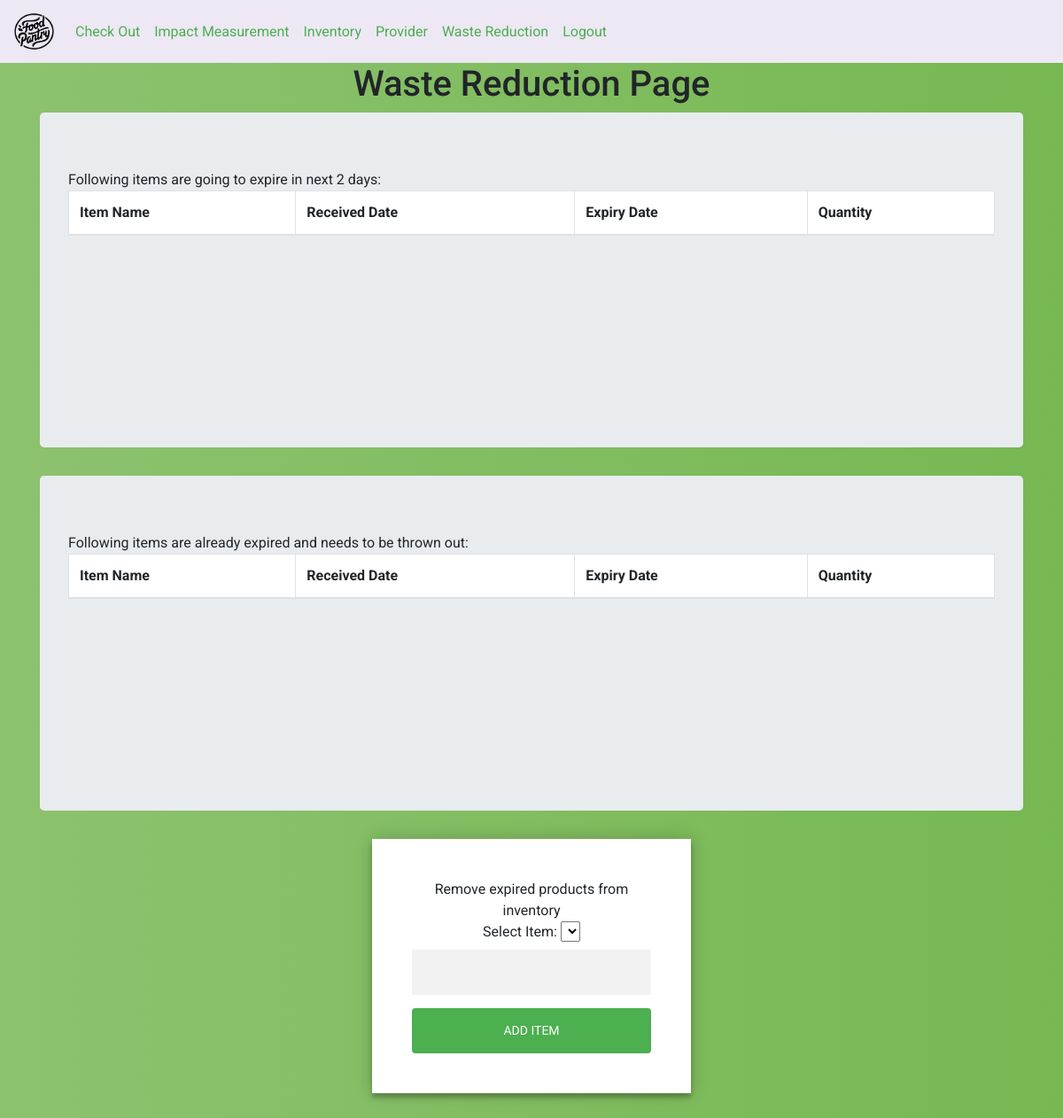
The app's page /waste/ (signed in), older data.
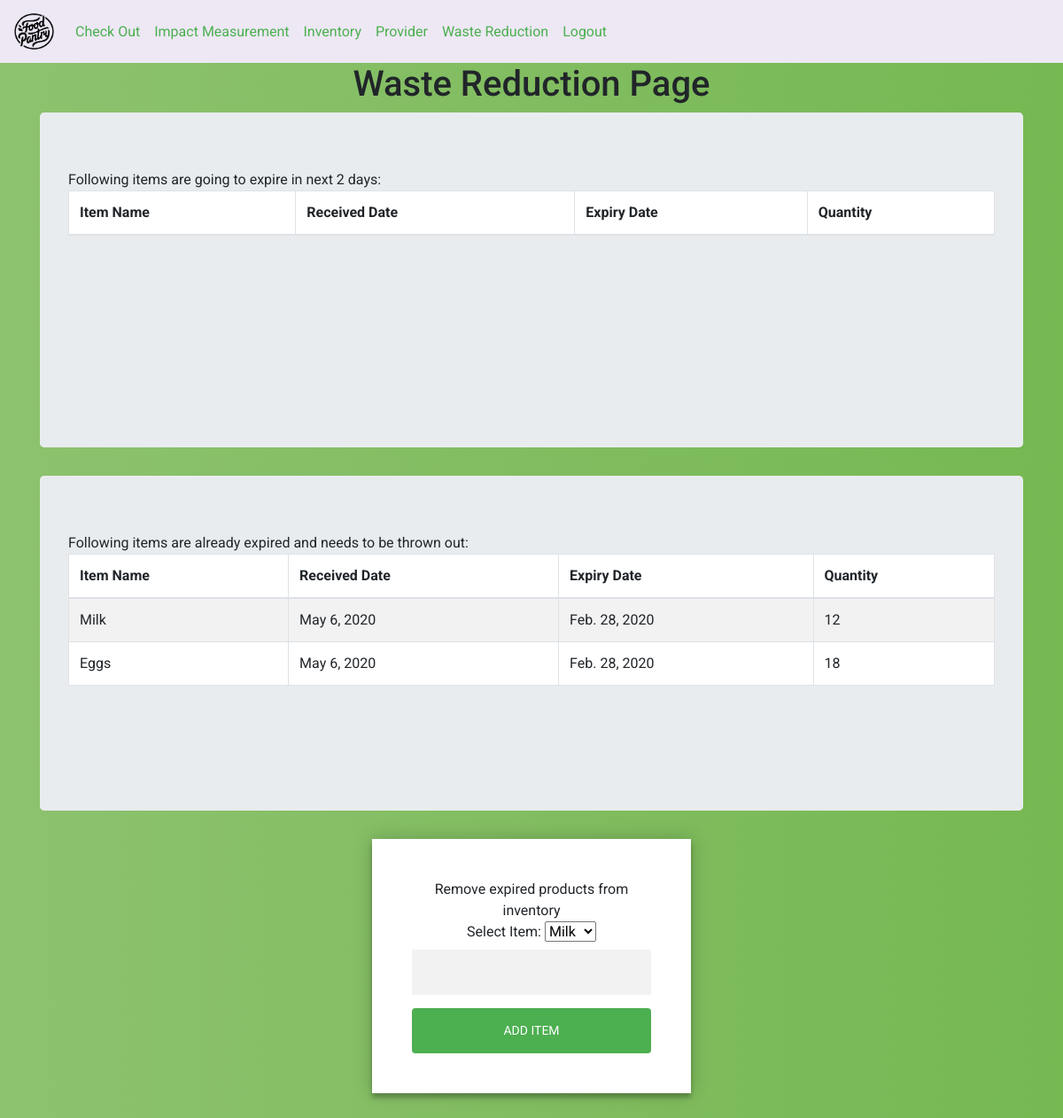
The same page, newer data.
### inventory/models.py (models this page shows, shortened)
class inventory(models.Model):
     donor = models.ForeignKey(provider, on_delete=models.CASCADE,related_name='donor')
     name = models.CharField(max_length=100)
     registration_D = models.DateField(auto_now=True)
     expiry_D = models.DateField()
     price = models.FloatField()
     quantity =  models.PositiveIntegerField()

### waste_reduction/views.py (the view)
# urls.py: path('waste/', waste_reduction_views.waste_reduction, name='waste'),
@login_required(login_url='/login/')
def waste_reduction(request):
    ini_time_for_now = datetime.now().date()
    print("Initial date: ", str(ini_time_for_now))
    future_date_after_2days = ini_time_for_now + timedelta(days = 2)
    gotmyList = getmyList()
    waste_forms = waste_form()
    about_to_expire = []
    already_expired = []
    inventoryobjects = inventory.objects.all()
    for x in inventoryobjects:
        print(x.registration_D)
        if (x.expiry_D - ini_time_for_now).days <= 2 and (x.expiry_D - ini_time_for_now).days >= 0:
            about_to_expire.append(x)
        if (x.expiry_D - ini_time_for_now).days < 0:
            already_expired.append(x)
    page_data = {"expiring_soon" : about_to_expire, "already_expired":already_expired, "waste_forms":waste_forms}
    return render(request, "waste_reduction/waste.html", context=page_data)

### waste_reduction/forms.py
class waste_form(forms.Form):
    def __init__(self, *args, **kwargs):
        super(waste_form, self).__init__(*args, **kwargs)
        ini_time_for_now = datetime.now().date()
        inventoryobjects = inventory.objects.all()
        already_expired_chois = []
        for x in inventoryobjects:
            if (x.expiry_D - ini_time_for_now).days < 0:
                already_expired_chois.append((x.id, x.name))
        self.fields['item_name'] = forms.CharField(widget=forms.Select(choices=already_expired_chois) )
        self.fields['registration_D'] = forms.DateField(required=False)
        self.fields['expiry_D'] = forms.DateField(required=False)
        self.fields['price'] = forms.FloatField(required=False)
        self.fields['quantity'] =  forms.CharField(required=False)
        self.fields['donor'] = forms.CharField(max_length=100, required=False)

### waste_reduction/views.py (called while the page is built)
def getmyList():
    ini_time_for_now = datetime.now().date()
    inventoryobjects = inventory.objects.all()
    already_expired_chois = []
    for x in inventoryobjects:
        if (x.expiry_D - ini_time_for_now).days < 0:
            already_expired_chois.append((x.id, x.name))
    return already_expired_chois

### templates/waste_reduction/waste.html (shortened to what this page needs)
<!DOCTYPE html>
<html>
<head>
	{% include "dashboard/shared_links.html" %}
</head>
<body>
	{% include "dashboard/navigation_bar.html" %}
<h1>Waste Reduction Page</h1>
<div class="container">
	<div class="jumbotron">
		<div class="table-wrapper-scroll-y my-custom-scrollbar">
<table bgcolor="white" class="table table-bordered table-striped mb-0">
	<div>Following items are going to expire in next 2 days: </div>
  <thead>
    <tr>
      <th scope="col">Item Name</th>
      <th scope="col">Received Date</th>
      <th scope="col">Expiry Date</th>
	  <th scope="col">Quantity</th>
    </tr>
  </thead>
</table>
	</div>
</div>
</div>
<div class="container">
	<div class="jumbotron">
		<div class="table-wrapper-scroll-y my-custom-scrollbar">
<table bgcolor="white" class="table table-bordered table-striped mb-0">
	<div>Following items are already expired and needs to be thrown out: </div>
  <thead>
    <tr>
      <th scope="col">Item Name</th>
      <th scope="col">Received Date</th>
      <th scope="col">Expiry Date</th>
	  <th scope="col">Quantity</th>
    </tr>
  </thead>
  <tbody>
{% for each in already_expired %}
    <tr>
    				<td>{{each.name}}</td>
					<td>{{each.registration_D}}</td>
					<td>{{each.expiry_D}}</td>
					<td>{{each.quantity}}</td>
    	</tr>
		 		{% endfor %}
  </tbody>
</table>
	</div>
</div>
</div>
<div class="form">
<div>Remove expired products from inventory</div>
  <form method="POST" action="/waste_remove/">
    <label>Select Item:</label>
  {{waste_forms.item_name}}
    {{waste_forms.quantity}}
    <button type="submit" class="btn btn-info">Add Item</button>
  </form>
</div>
</body>
</html>

Row changes from the older to the newer data that the page shows:
added inventory: name "Milk", registration_D "May 6, 2020", expiry_D "Feb. 28, 2020", quantity "12"
added inventory: name "Eggs", registration_D "May 6, 2020", expiry_D "Feb. 28, 2020", quantity "18"
Text that changed along with them:
form field item_name: (not shown) → "Milk"
